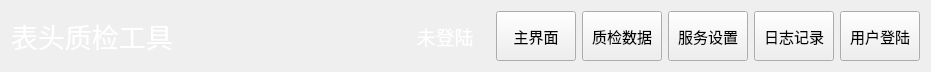
<?xml version="1.0" encoding="UTF-8"?>
<ui version="4.0">
 <class>NavBarWid</class>
 <widget class="QWidget" name="NavBarWid">
  <property name="geometry">
   <rect>
    <x>0</x>
    <y>0</y>
    <width>931</width>
    <height>72</height>
   </rect>
  </property>
  <property name="windowTitle">
   <string>Form</string>
  </property>
  <layout class="QGridLayout" name="gridLayout">
   <item row="0" column="1">
    <spacer name="horizontalSpacer">
     <property name="orientation">
      <enum>Qt::Horizontal</enum>
     </property>
     <property name="sizeHint" stdset="0">
      <size>
       <width>52</width>
       <height>20</height>
      </size>
     </property>
    </spacer>
   </item>
   <item row="0" column="6">
    <widget class="QPushButton" name="logBtn">
     <property name="maximumSize">
      <size>
       <width>200</width>
       <height>50</height>
      </size>
     </property>
     <property name="font">
      <font>
       <family>微软雅黑</family>
       <pointsize>11</pointsize>
      </font>
     </property>
     <property name="text">
      <string>日志记录</string>
     </property>
    </widget>
   </item>
   <item row="0" column="7">
    <widget class="QPushButton" name="loginBtn">
     <property name="maximumSize">
      <size>
       <width>200</width>
       <height>50</height>
      </size>
     </property>
     <property name="font">
      <font>
       <family>微软雅黑</family>
       <pointsize>11</pointsize>
      </font>
     </property>
     <property name="text">
      <string>用户登陆</string>
     </property>
    </widget>
   </item>
   <item row="0" column="3">
    <widget class="QPushButton" name="homeBtn">
     <property name="maximumSize">
      <size>
       <width>200</width>
       <height>50</height>
      </size>
     </property>
     <property name="font">
      <font>
       <family>微软雅黑</family>
       <pointsize>11</pointsize>
      </font>
     </property>
     <property name="text">
      <string>主界面</string>
     </property>
    </widget>
   </item>
   <item row="0" column="4">
    <widget class="QPushButton" name="dataBtn">
     <property name="maximumSize">
      <size>
       <width>200</width>
       <height>50</height>
      </size>
     </property>
     <property name="font">
      <font>
       <family>微软雅黑</family>
       <pointsize>11</pointsize>
      </font>
     </property>
     <property name="text">
      <string>质检数据</string>
     </property>
    </widget>
   </item>
   <item row="0" column="0">
    <widget class="QLabel" name="label">
     <property name="font">
      <font>
       <family>微软雅黑</family>
       <pointsize>20</pointsize>
      </font>
     </property>
     <property name="styleSheet">
      <string notr="true">color: rgb(255, 255, 255);</string>
     </property>
     <property name="text">
      <string>表头质检工具</string>
     </property>
    </widget>
   </item>
   <item row="0" column="5">
    <widget class="QPushButton" name="setBtn">
     <property name="maximumSize">
      <size>
       <width>200</width>
       <height>50</height>
      </size>
     </property>
     <property name="font">
      <font>
       <family>微软雅黑</family>
       <pointsize>11</pointsize>
      </font>
     </property>
     <property name="text">
      <string>服务设置</string>
     </property>
    </widget>
   </item>
   <item row="0" column="2">
    <widget class="QLabel" name="userLab">
     <property name="minimumSize">
      <size>
       <width>90</width>
       <height>0</height>
      </size>
     </property>
     <property name="font">
      <font>
       <family>微软雅黑</family>
       <pointsize>14</pointsize>
      </font>
     </property>
     <property name="contextMenuPolicy">
      <enum>Qt::PreventContextMenu</enum>
     </property>
     <property name="styleSheet">
      <string notr="true">color: rgb(255, 255, 255);</string>
     </property>
     <property name="text">
      <string>未登陆</string>
     </property>
     <property name="alignment">
      <set>Qt::AlignCenter</set>
     </property>
    </widget>
   </item>
  </layout>
 </widget>
 <resources/>
 <connections/>
</ui>
